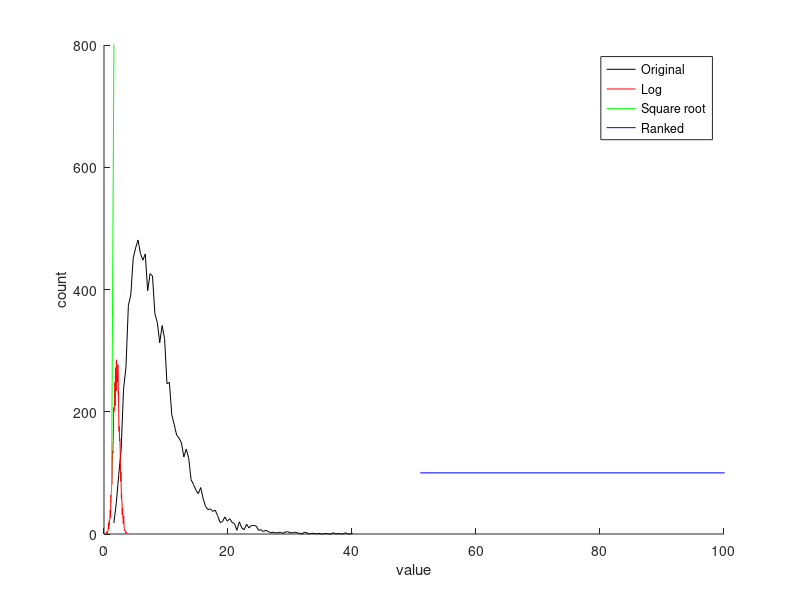
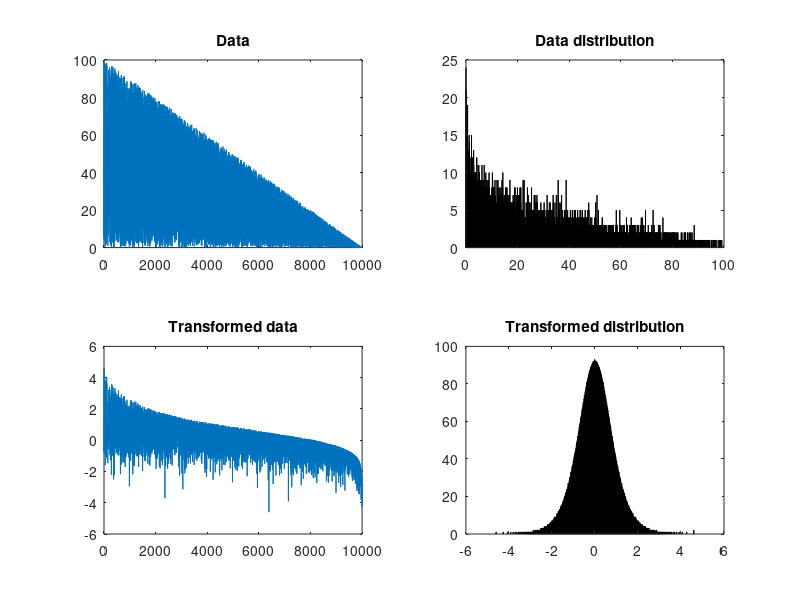

These charts were generated, in order, by the following MATLAB code:
%% Data Transformations

% learn: hist, sqrt, log, tiedrank, atanh

%% 
data = exp(2+randn(10000,1)/2);
[yo,xo] = hist(data,100);

% apply log
datalog = log(data);
[yl,xl] = hist(datalog,100);

% apply square root
datasqt = sqrt(data);
[ys,xs] = hist(datasqt,100);

% apply rank (order)
datarnk = tiedrank(data);
[yr,xr] = hist(datarnk,100);
 
figure(1), clf, hold on
plot(xo,yo,'k')
plot(xl,yl,'r')
plot(xs,xr,'g')
plot(xr,yr,'b')
xlim([0 100]), ylim([0 800])
legend({'Original';'Log';'Square root';'Ranked'})
xlabel('value'),ylabel('count')


%% Transform any distribution to Gaussian ('normal')

% rank transform the data
% scale the ranked values to a range of -1 to +1
% apply the inverse hyperbolic tangent

N  = 10000;

% create non normal data
data = linspace(100,.001,N) .* rand(1,N);

figure(2),clf
subplot(221)
plot(data)
title('Data')

subplot(222)
hist(data,round(N/2))
title('Data distribution')

% Now transform
% rank:
dataR = tiedrank(data);

% scale:
dataR = dataR/N; % scale to max of 1
dataR = dataR*2; % scale to 0 to 2
dataR = dataR - 1; % scale to [-1 1]

% inverse hyperbolic tangent
dataR = atanh(dataR);

subplot(223)
plot(dataR)
title('Transformed data')

subplot(224)
hist(dataR,round(N/20))
title('Transformed distribution')
